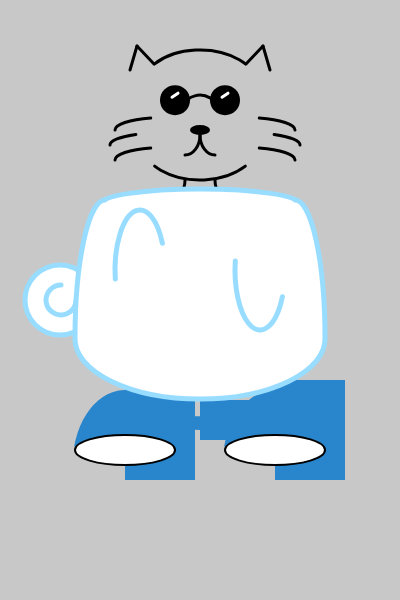
Frame 1 (no input)
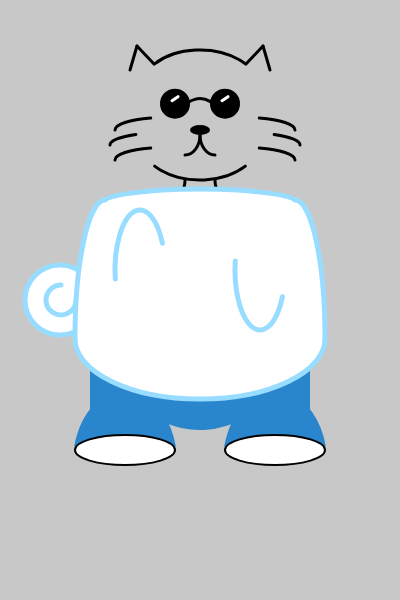
Frame 60 (no input)
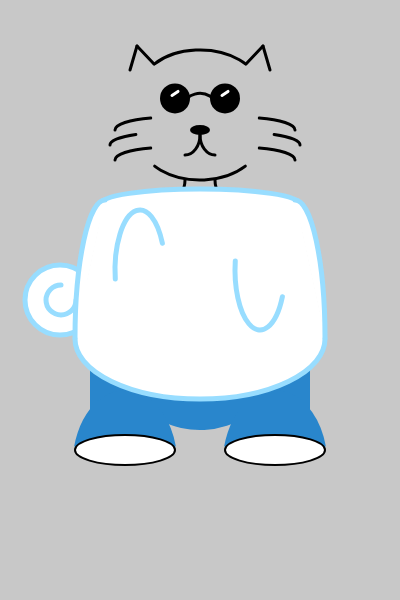
Frame 120 (the mouse pressed at the canvas centre since frame 60)

The p5.js sketch that drew these frames (run headless with seeded random() and noise() and a simulated clock; from frame 60 on, the mouse is pressed at the canvas centre):

// p5.js sketch
// ── sketch.js
let glassY = 100;
let glassOffset = 0;
let glassDirection = 1;

function setup() {
  createCanvas(400, 600);
  angleMode(DEGREES);
}

function draw() {
  background(200);

  let targetOffset = 4 * glassDirection;
  //lerp function lets you create motion along a straight line by calculating a number btw 2 numbers
  glassOffset = lerp(glassOffset, targetOffset, 0.04);
  if (abs(glassOffset - targetOffset) < 0.1) {
    glassDirection *= -1;
  }

  //sections
  //stroke("blue");
  //strokeWeight(1);
  //line(0, 200, 400, 200);
  //line(0, 400, 400, 400);

  //head: gato

  //head
  stroke("black");
  noFill();
  strokeWeight(3);
  ellipseMode(CENTER);
  arc(200, 90, 120, 80, 210, 330, OPEN);

  //glasses
  push();
  fill(0);
  noStroke();
  circle(175, glassY + glassOffset, 30);
  circle(225, glassY + glassOffset, 30);
  noFill();
  stroke("black");
  arc(200, glassY + 15 + glassOffset, 40, 40, 210, 330, OPEN);
  stroke("white");
  line(172, glassY - 3 + glassOffset, 178, glassY - 7 + glassOffset);
  line(222, glassY - 3 + glassOffset, 228, glassY - 7 + glassOffset);
  pop();

  //nose
  fill(0);
  noStroke();
  ellipse(200, 130, 20, 10);
  noFill();
  stroke("black");
  arc(185, 135, 30, 40, 0, 90, OPEN);
  arc(215, 135, 30, 40, 90, 180, OPEN);

  //ears
  stroke("black");
  strokeWeight(3);
  line(130, 70, 137, 46);
  line(137, 46, 154, 64);
  line(270, 70, 263, 46);
  line(263, 46, 246, 64);

  //chin
  noFill();
  arc(200, 140, 120, 80, 30, 150, OPEN);

  //whiskers
  noFill();
  stroke("black");
  strokeWeight(3);
  //left whiskers
  arc(165, 130, 100, 25, 180, 220, OPEN);
  arc(165, 145, 110, 25, 180, 200, OPEN);
  arc(165, 160, 100, 25, 180, 220, OPEN);
  //right whiskers
  arc(245, 130, 100, 25, -40, 0, OPEN);
  arc(245, 145, 110, 25, -20, 0, OPEN);
  arc(245, 160, 100, 25, -40, 0, OPEN);

  //neck
  arc(170, 180, 30, 40, 0, 90, OPEN);
  arc(230, 180, 30, 40, 90, 180, OPEN);

  //body: cinnamaroll

  //tail
  strokeWeight(5);
  stroke(152, 221, 255);
  fill(255);
  circle(60, 300, 70);
  //swirl
  stroke(152, 221, 255);
  strokeWeight(5);
  noFill();
  arc(61, 300, 30, 30, 0, 270, OPEN);

  //shoulders
  fill(255);
  ellipse(200, 204, 200, 30);

  //legs: doraemon
  noStroke();
  fill(41, 134, 204);
  arc(200, 390, 120, 80, 30, 150, OPEN);
  rect(200, 400, 120, 40);
  rect(125, 380, 70, 100);
  rect(275, 380, 70, 100);
  arc(125, 465, 105, 150, 200, 340, OPEN);
  arc(275, 465, 105, 150, 200, 340, OPEN);

  //body
  fill(255);
  noStroke();
  rectMode(CENTER);
  rect(200, 280, 200, 158);
  fill(255);
  triangle(74, 340, 100, 220, 100, 340);
  triangle(326, 340, 300, 220, 300, 340);
  stroke(152, 221, 255);
  strokeWeight(5);
  fill(255);
  arc(200, 339, 250, 120, 0, 180, OPEN);
  arc(105, 338, 60, 276, 180, 270, OPEN);
  arc(295, 338, 60, 276, 270, 360, OPEN);

  //arms
  stroke(152, 221, 255);
  strokeWeight(5);
  fill(255);
  arc(140, 270, 50, 120, 160, 310, OPEN);
  arc(260, 270, 50, 120, 50, 200, OPEN);

  //legs: doraemon

  //feet
  stroke("black");
  fill(255);
  strokeWeight(2);
  ellipse(125, 450, 100, 30);
  ellipse(275, 450, 100, 30);
}
